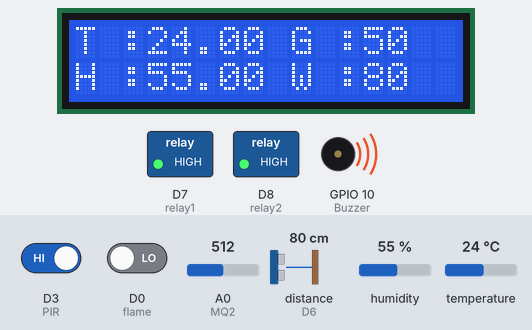
A sketch run on a simulated ESP8266 (NodeMCU). On the bench: 16×2 character LCD, switched loads named in the sketch (green lamp = pin HIGH), buzzer (waves = sounding, pin HIGH). Wiring (inferred from the names in the program): ultrasonic range finder: trigger D5; echo D6. The test bench sets the inputs (shaded band); at power-on: A0 (MQ2) = 512, distance to the obstacle (sensor on D6) 80 cm, humidity 55 %, temperature 24 °C, D3 (PIR) HIGH, D0 (flame) LOW. The echo pulse lasts 58.3 µs per cm; WiFi joins after 1.5 s; servers stay silent unless stated; pins used as bus, display or sensor lines are not drawn; what the sketch prints to the serial monitor is not drawn.

Above: at 3.0 s.
3.1 s: A0 (MQ2) set to 382
At 3.7 s:
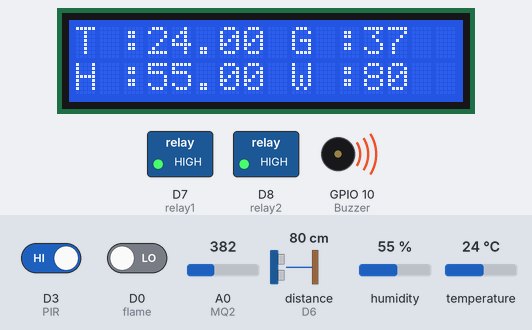
4.7 s: A0 (MQ2) set to 353
At 7.6 s:
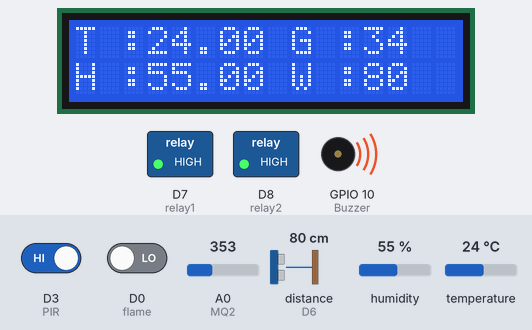
10.8 s: distance to the obstacle (sensor on D6) set to 2 cm
At 11.8 s:
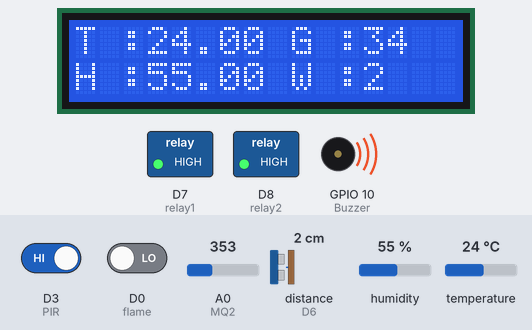
13.9 s: humidity set to 22 %
At 15.5 s:
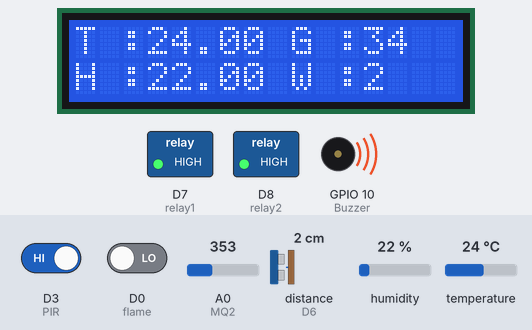
18.1 s: temperature set to 12 °C
At 19.9 s:
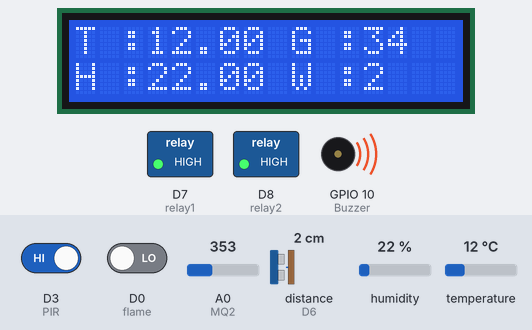
22.3 s: distance to the obstacle (sensor on D6) set to 4 cm
At 24.0 s:
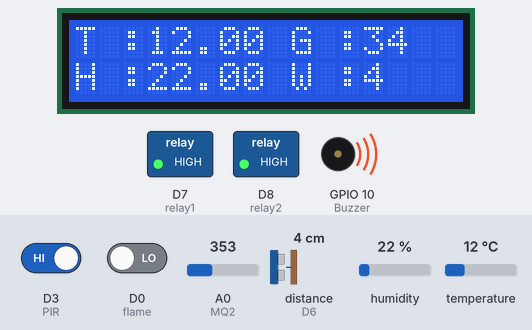
Timing chart, 0 to 25.4 s (numbered marks = the images above; inputs shaded):
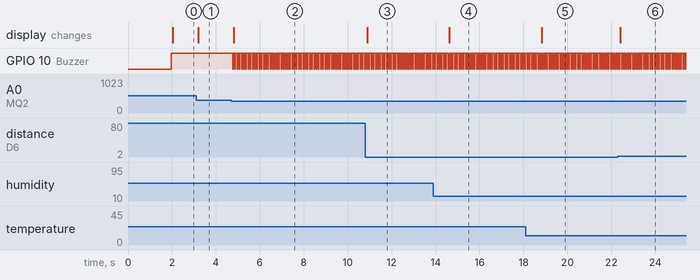

The sketch:

homeAutomationSystem.ino
```cpp
// Template ID, Device Name and Auth Token are provided by the Blynk.Cloud
// See the Device Info tab, or Template settings
#define BLYNK_TEMPLATE_ID           "TMPLYRHmeIX4"
#define BLYNK_DEVICE_NAME           "Quickstart Device"
#define BLYNK_AUTH_TOKEN            "fGE72YoTEutaosDVBqP2T3mUFQWy7zbD"


#include <LiquidCrystal_I2C.h>
#define BLYNK_PRINT Serial


#include <ESP8266WiFi.h>
#include <BlynkSimpleEsp8266.h>
#include <DHT.h>

char auth[] = BLYNK_AUTH_TOKEN;

// Your WiFi credentials.
// Set password to "" for open networks.
char ssid[] = "a";
char pass[] = "123456789";


LiquidCrystal_I2C lcd(0x27, 16, 2);
DHT dht(D4, DHT11); //(sensor pin,sensor type)
BlynkTimer timer;
bool pirbutton = 0;


#define Buzzer 10
#define MQ2 A0
#define flame D0
#define PIR D3
#define trig D5
#define echo D6
#define relay1 D7
#define relay2 D8


// This function is called every time the Virtual Pin 0 state changes
BLYNK_WRITE(V0)
{
  // Set incoming value from pin V0 to a variable
  int value = param.asInt();
  pirbutton = param.asInt();

  // Update state
  Blynk.virtualWrite(V1, value);
}

// This function is called every time the device is connected to the Blynk.Cloud
BLYNK_CONNECTED()
{
  // Change Web Link Button message to "Congratulations!"
  Blynk.setProperty(V3, "offImageUrl", "https://static-image.nyc3.cdn.digitaloceanspaces.com/general/fte/congratulations.png");
  Blynk.setProperty(V3, "onImageUrl",  "https://static-image.nyc3.cdn.digitaloceanspaces.com/general/fte/congratulations_pressed.png");
  Blynk.setProperty(V3, "url", "https://docs.blynk.io/en/getting-started/what-do-i-need-to-blynk/how-quickstart-device-was-made");
}

// This function sends Arduino's uptime every second to Virtual Pin 2.
void myTimerEvent()
{
  // You can send any value at any time.
  // Please don't send more that 10 values per second.
  Blynk.virtualWrite(V2, millis() / 1000);
}

void setup()
{
  // Debug console
  Serial.begin(115200);

  lcd.init();
  lcd.backlight();
  pinMode(Buzzer, OUTPUT);
  pinMode(flame, INPUT);
  pinMode(PIR, INPUT);
  pinMode(trig, OUTPUT);
  pinMode(echo, INPUT);
  pinMode(relay1, OUTPUT);
  pinMode(relay2, OUTPUT);
  digitalWrite(relay1, HIGH);
  digitalWrite(relay2, HIGH);
  Blynk.begin(auth, ssid, pass);
  dht.begin();
  timer.setInterval(100L, gassensor);
  timer.setInterval(100L, DHT11sensor);
  timer.setInterval(100L, flamesensor);
  timer.setInterval(100L, pirsensor);
  timer.setInterval(100L, ultrasonic);
  timer.setInterval(1000L, myTimerEvent);
}

void gassensor() {
  int value = analogRead(MQ2);
  Serial.println(value);
  value = map(value, 0, 1024, 0, 100);
  if (value <= 35) {
    digitalWrite(Buzzer, LOW);
  } else if (value > 35) {
    Blynk.notify("Warning! Gas leak detected");
    digitalWrite(Buzzer, HIGH);
  }
  Blynk.virtualWrite(V1, value);
  lcd.setCursor(9, 0);
  lcd.print("G :");
  lcd.print(value);
  lcd.print("  ");
}

void DHT11sensor() {
  float h = dht.readHumidity();
  float t = dht.readTemperature();

  if (isnan(h) || isnan(t)) {
    Serial.println("Failed to read from DHT sensor!");
    return;
  }

  Blynk.virtualWrite(V2, t);
  Blynk.virtualWrite(V3, h);

  lcd.setCursor(0, 0);
  lcd.print("T :");
  lcd.print(t);

  lcd.setCursor(0, 1);
  lcd.print("H :");
  lcd.print(h);
}

void flamesensor() {
  bool value = digitalRead(flame );
  if (value == 1) {
    digitalWrite(Buzzer, LOW);
  } else if (value == 0) {
    Blynk.notify("Warning! Fire was detected");
    digitalWrite(Buzzer, HIGH);
  }
}
void pirsensor() {
  bool value = digitalRead(PIR);
  if (pirbutton == 1) {
    if (value == 0) {
      digitalWrite(Buzzer, LOW);
    } else if (value == 1) {
      Blynk.notify("Warning! Please check your security system");
      digitalWrite(Buzzer, HIGH);
    }
  }
}

void ultrasonic() {
  digitalWrite(trig, LOW);
  delayMicroseconds(4);
  digitalWrite(trig, HIGH);
  delayMicroseconds(10);
  digitalWrite(trig, LOW);
  long t = pulseIn(echo, HIGH);
  long cm = t / 29 / 2;
  Blynk.virtualWrite(V4, cm);
  lcd.setCursor(9, 1);
  lcd.print("W :");
  lcd.print(cm);
  lcd.print("  ");
}


void loop()
{
  Blynk.run();
  timer.run();
}
```

Measured:
- the behaviour switches between 364 and 363 on A0 (MQ2) (found by bisection; images 1 and 2)
- after the input at 3.1 s, the display: changes after 0.10 s (image 1)
- after the input at 4.7 s, GPIO 10 (Buzzer): alternates HIGH for 0.08 s and LOW for 0.02 s, starting after 0.07 s; the display: changes after 0.10 s (image 2)
- after the input at 10.8 s, the display: changes after 0.10 s (image 3)
- after the input at 13.9 s, the display: changes after 0.72 s (image 4)
- after the input at 18.1 s, the display: changes after 0.72 s (image 5)
- after the input at 22.3 s, the display: changes after 0.10 s (image 6)
